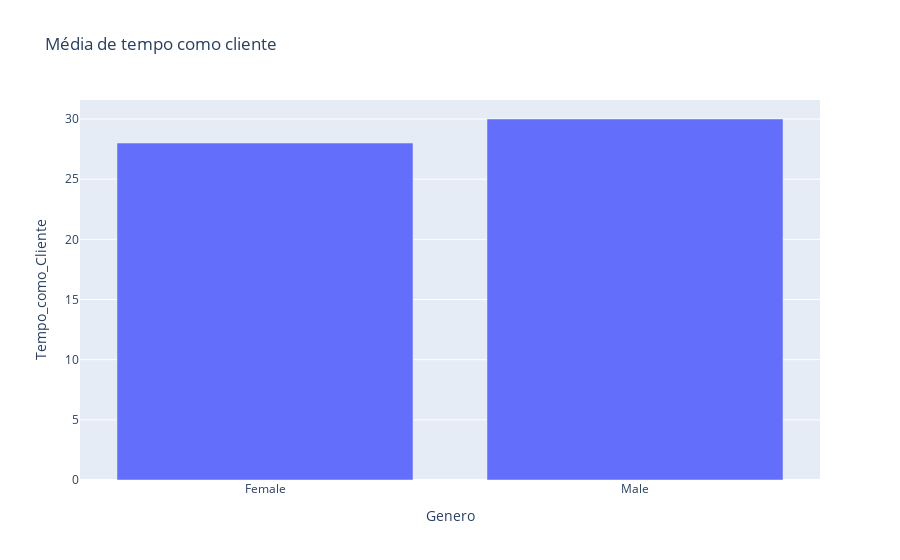

Source (notebook cell):
### Code cell
mediana = df.groupby('Genero')['Tempo_como_Cliente'].median().reset_index()
fig = px.bar(mediana, x='Genero', y='Tempo_como_Cliente',
             title="Média de tempo como cliente")
fig.show()

### Figure 1 — Plotly figure (JSON) as saved in the notebook; plotly's stock layout.template omitted (floating-point values rounded to 4 significant figures)
{"data": [{"alignmentgroup": "True", "hovertemplate": "Genero=%{x}<br>Tempo_como_Cliente=%{y}<extra></extra>", "legendgroup": "", "marker": {"color": "#636efa", "pattern": {"shape": ""}}, "name": "", "offsetgroup": "", "orientation": "v", "showlegend": false, "textposition": "auto", "type": "bar", "x": ["Female", "Male"], "xaxis": "x", "y": [28, 30], "yaxis": "y"}], "layout": {"autosize": true, "barmode": "relative", "legend": {"tracegroupgap": 0}, "title": {"text": "Média de tempo como cliente"}, "xaxis": {"anchor": "y", "autorange": true, "domain": [0, 1], "range": [-0.5, 1.5], "title": {"text": "Genero"}, "type": "category"}, "yaxis": {"anchor": "x", "autorange": true, "domain": [0, 1], "range": [0, 31.58], "title": {"text": "Tempo_como_Cliente"}, "type": "linear"}}}
